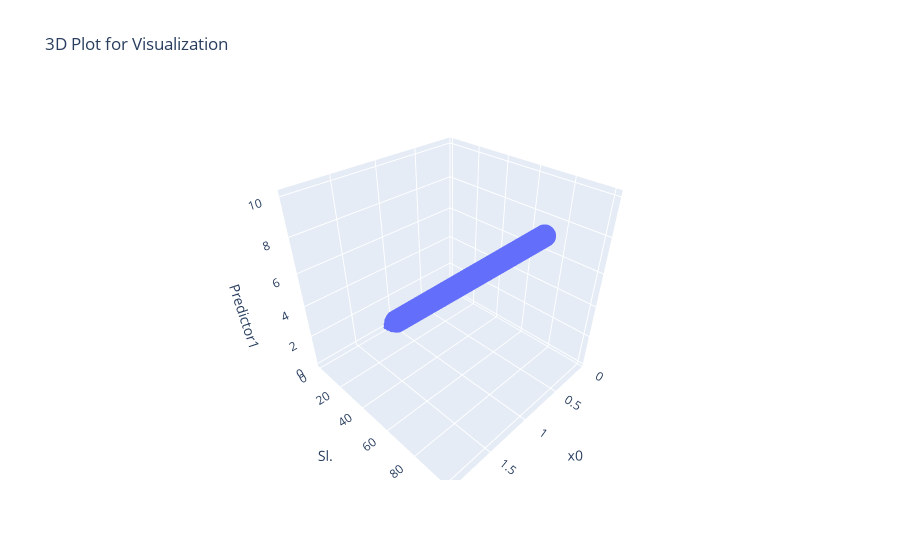

Notebook cell for this chart:
### Code cell
plot3D(df)

### Figure 1 — Plotly figure (JSON) as saved in the notebook; plotly's stock layout.template omitted (floating-point values rounded to 4 significant figures)
{"data": [{"hovertemplate": "x0=%{x}<br>Sl.=%{y}<br>Predictor1=%{z}<extra></extra>", "legendgroup": "", "marker": {"color": "#636efa", "symbol": "circle"}, "mode": "markers", "name": "", "scene": "scene", "showlegend": false, "type": "scatter3d", "x": [1, 1, 1, 1, 1, 1, 1, 1, 1, 1, 1, 1, 1, 1, 1, 1, 1, 1, 1, 1, 1, 1, 1, 1, 1, 1, 1, 1, 1, 1, 1, 1, 1, 1, 1, 1, 1, 1, 1, 1, 1, 1, 1, 1, 1, 1, 1, 1, 1, 1, 1, 1, 1, 1, 1, 1, 1, 1, 1, 1, 1, 1, 1, 1, 1, 1, 1, 1, 1, 1, 1, 1, 1, 1, 1, 1, 1, 1, 1, 1, 1, 1, 1, 1, 1, 1, 1, 1, 1, 1, 1, 1, 1, 1, 1, 1, 1, 1, 1, 1], "y": [1, 2, 3, 4, 5, 6, 7, 8, 9, 10, 11, 12, 13, 14, 15, 16, 17, 18, 19, 20, 21, 22, 23, 24, 25, 26, 27, 28, 29, 30, 31, 32, 33, 34, 35, 36, 37, 38, 39, 40, 41, 42, 43, 44, 45, 46, 47, 48, 49, 50, 51, 52, 53, 54, 55, 56, 57, 58, 59, 60, 61, 62, 63, 64, 65, 66, 67, 68, 69, 70, 71, 72, 73, 74, 75, 76, 77, 78, 79, 80, 81, 82, 83, 84, 85, 86, 87, 88, 89, 90, 91, 92, 93, 94, 95, 96, 97, 98, 99, 100], "z": [0.1, 0.2, 0.3, 0.4, 0.5, 0.6, 0.7, 0.8, 0.9, 1, 1.1, 1.2, 1.3, 1.4, 1.5, 1.6, 1.7, 1.8, 1.9, 2, 2.1, 2.2, 2.3, 2.4, 2.5, 2.6, 2.7, 2.8, 2.9, 3, 3.1, 3.2, 3.3, 3.4, 3.5, 3.6, 3.7, 3.8, 3.9, 4, 4.1, 4.2, 4.3, 4.4, 4.5, 4.6, 4.7, 4.8, 4.9, 5, 5.1, 5.2, 5.3, 5.4, 5.5, 5.6, 5.7, 5.8, 5.9, 6, 6.1, 6.2, 6.3, 6.4, 6.5, 6.6, 6.7, 6.8, 6.9, 7, 7.1, 7.2, 7.3, 7.4, 7.5, 7.6, 7.7, 7.8, 7.9, 8, 8.1, 8.2, 8.3, 8.4, 8.5, 8.6, 8.7, 8.8, 8.9, 9, 9.1, 9.2, 9.3, 9.4, 9.5, 9.6, 9.7, 9.8, 9.9, 10]}], "layout": {"legend": {"tracegroupgap": 0}, "scene": {"domain": {"x": [0, 1], "y": [0, 1]}, "xaxis": {"title": {"text": "x0"}}, "yaxis": {"title": {"text": "Sl."}}, "zaxis": {"title": {"text": "Predictor1"}}}, "title": {"text": "3D Plot for Visualization"}}}
